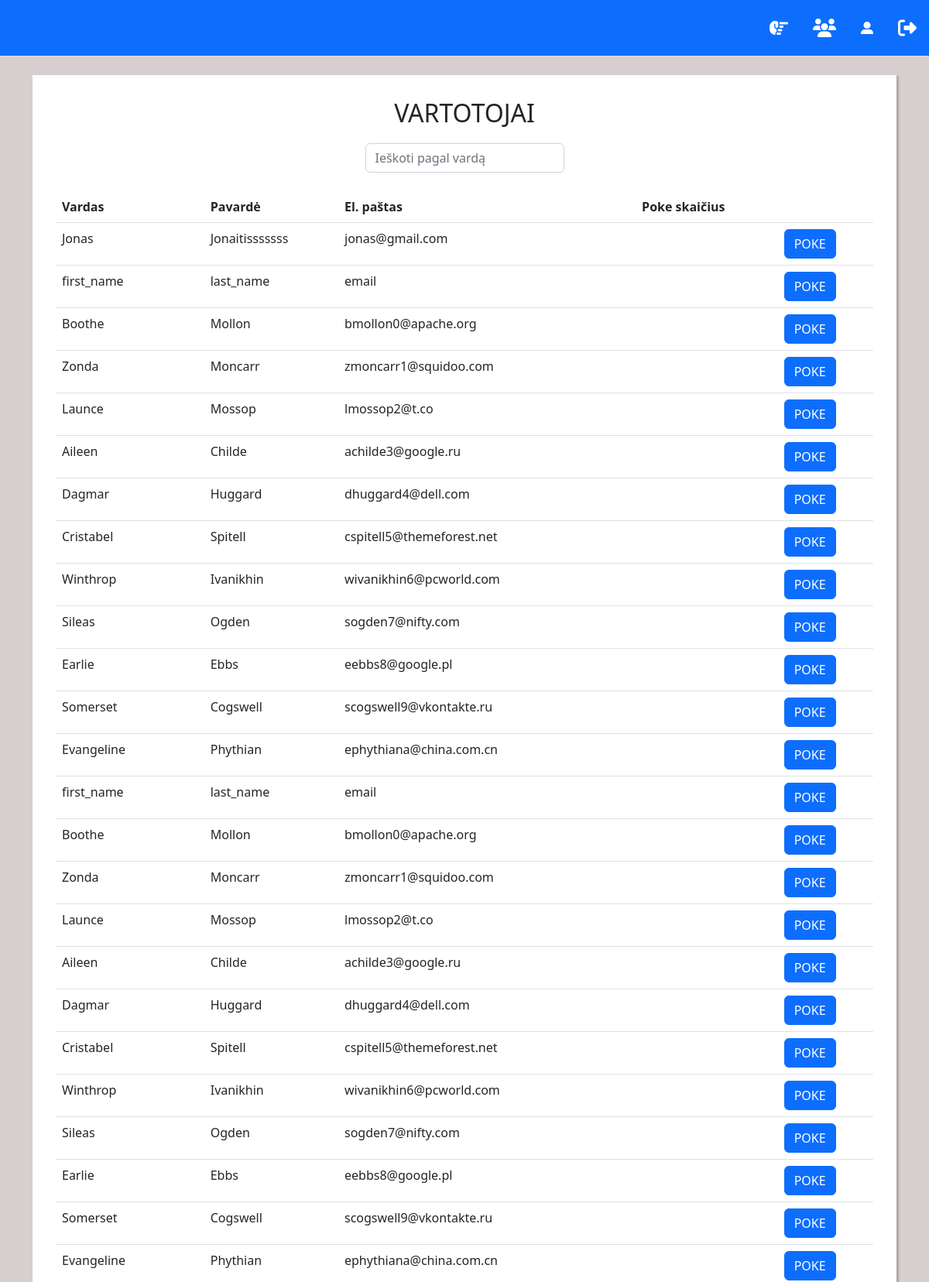
Screenshot of /?page=users (signed in, upper part) with the database file from the repository.
### tables this page shows
CREATE TABLE `users` (
  `id` int(11) NOT NULL,
  `user_name` varchar(255) NOT NULL,
  `first_name` varchar(255) NOT NULL,
  `last_name` varchar(255) NOT NULL,
  `email` varchar(255) NOT NULL,
  `password` varchar(255) NOT NULL
);

### views/users.php (the view, shortened to what this page needs)
<?php
$result = $db->query("SELECT * FROM users");
$users = $result->fetch_all(MYSQLI_ASSOC);
?>
<div class="users">
    <h2 class="text-uppercase fw-normal">Vartotojai</h2>
    <div class="container-fluid">
        <form class="d-flex" role="search">
            <input class="form-control mb-4" name="live_search" id="live_search" type="search" placeholder="Ieškoti pagal vardą">
        </form>
    </div>
    <table class="table">
        <thead>
            <tr>
                <th>Vardas</th>
                <th>Pavardė</th>
                <th>El. paštas</th>
                <th>Poke skaičius</th>
                <th></th>
            </tr>
        </thead>
        <tbody>
            <?php foreach ($users as $user) : ?>
                <tr>
                    <td><?= $user['first_name']; ?></td>
                    <td><?= $user['last_name']; ?></td>
                    <td><?= $user['email']; ?></td>
                    <td><span id="value" value="counter"></span></td>
                    <td><form method="post"><input type="submit" name="send_email" class="btn btn-primary" id="submit" value="POKE"></input></form></td>
                </tr>
            <?php endforeach; ?>
        </tbody>
    </table>
</div>

### index.php (shortened to what this page needs)
<?php
include('config.php');
?>
<!DOCTYPE html>
<html lang="en">
<head>
    <link href="https://cdn.jsdelivr.net/npm/bootstrap@5.2.3/dist/css/bootstrap.min.css" rel="stylesheet">
    <link rel="stylesheet" href="assets/styles.css">
</head>
<body>
    <?php include('components/header.php'); ?>
    <div class="container">
        <?php
            $page = isset($_GET['page']) ? $_GET['page'] : '';
            switch ($page) {
                case 'users':
                    include('views/users.php');
                    break;
            }
        ?>
    </div>
</body>
</html>

### components/header.php (shortened to what this page needs)
<header class="d-flex flex-wrap justify-content-center py-3 mb-4 border-bottom bg-primary">
    <a href="./" class="d-flex align-items-center mb-3 mb-md-0 me-md-auto text-dark text-decoration-none">
        <svg class="bi me-2" width="40" height="32">
            <use xlink:href="#bootstrap" />
        </svg>
    </a>
    <?php if(isset($_SESSION['id'])) { ?>
        <ul class="nav nav-pills">
            <li class="nav-item"><a href="?page=pokes" class="nav-link text-white"><i class="fa-solid fa-hand-point-right fa-xl"></i></a></li>
            <li class="nav-item"><a href="?page=users" class="nav-link text-white"><i class="fa-solid fa-users fa-xl"></i></a></li>
            <li class="nav-item"><a href="?page=edit_user" class="nav-link text-white"><i class="fa-solid fa-user-large"></i></a></li>
            <li class="nav-item"><a href="?page=logout" class="nav-link text-white"><i class="fa-solid fa-right-from-bracket fa-xl"></i></a></li>
        </ul>
    <?php } ?>
</header>

### assets/styles.css (style rules this page uses)
body { background-color: rgb(215, 207, 207); }
.users, .pokes { background-color: white; padding: 30px; box-shadow: 2px 2px 2px 1px rgba(0, 0, 0, 0.2); margin-bottom: 50px; }
.users h2, .pokes h2 { display: flex; justify-content: center; margin-bottom: 20px; }
.container-fluid { display: flex; justify-content: center; }

### rows the page displays
users: first_name "Jonas", last_name "Jonaitisssssss", email "jonas@gmail.com"
users: first_name "first_name", last_name "last_name", email "email"
users: first_name "Boothe", last_name "Mollon", email "bmollon0@apache.org"
users: first_name "Zonda", last_name "Moncarr", email "zmoncarr1@squidoo.com"
users: first_name "Launce", last_name "Mossop", email "lmossop2@t.co"
users: first_name "Aileen", last_name "Childe", email "achilde3@google.ru"
users: first_name "Dagmar", last_name "Huggard", email "dhuggard4@dell.com"
users: first_name "Cristabel", last_name "Spitell", email "cspitell5@themeforest.net"
users: first_name "Winthrop", last_name "Ivanikhin", email "wivanikhin6@pcworld.com"
users: first_name "Sileas", last_name "Ogden", email "sogden7@nifty.com"
users: first_name "Earlie", last_name "Ebbs", email "eebbs8@google.pl"
users: first_name "Somerset", last_name "Cogswell", email "scogswell9@vkontakte.ru"
users: first_name "Evangeline", last_name "Phythian", email "ephythiana@china.com.cn"
users: first_name "first_name", last_name "last_name", email "email"
users: first_name "Boothe", last_name "Mollon", email "bmollon0@apache.org"
users: first_name "Zonda", last_name "Moncarr", email "zmoncarr1@squidoo.com"
users: first_name "Launce", last_name "Mossop", email "lmossop2@t.co"
users: first_name "Aileen", last_name "Childe", email "achilde3@google.ru"
users: first_name "Dagmar", last_name "Huggard", email "dhuggard4@dell.com"
users: first_name "Cristabel", last_name "Spitell", email "cspitell5@themeforest.net"
users: first_name "Winthrop", last_name "Ivanikhin", email "wivanikhin6@pcworld.com"
users: first_name "Sileas", last_name "Ogden", email "sogden7@nifty.com"
users: first_name "Earlie", last_name "Ebbs", email "eebbs8@google.pl"
users: first_name "Somerset", last_name "Cogswell", email "scogswell9@vkontakte.ru"
users: first_name "Evangeline", last_name "Phythian", email "ephythiana@china.com.cn"
